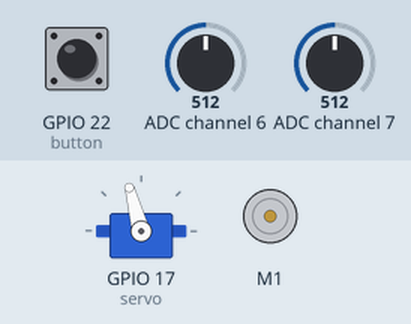
Bench run of a program on a simulated Raspberry Pi (BCM pin numbers). Shown: servo, DC motor (green arrow = forward, orange = backward, longer = faster). Inputs (shaded band) come from the test bench; at power-on: GPIO 22 (button) HIGH, ADC channel 6 = 512, ADC channel 7 = 512 (analog values on the 0–1023 scale). The desktop window is not drawn, its controls go by their first labels and the mouse button is held 0.15 s; servo angles are drawn from the pulse width (0.5 ms = 0°, 2.5 ms = 180°).

Above: at 1.2 s.
1.3 s: GPIO 22 (button) pulled LOW for 0.15 s
At 1.6 s:
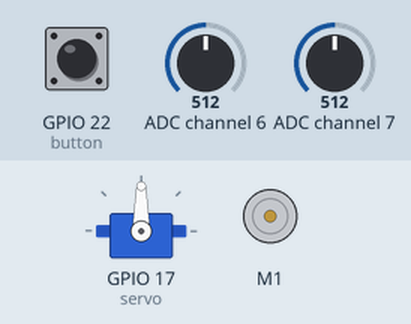
Timing chart, 0 to 4.3 s (numbered marks = the images above; inputs shaded):
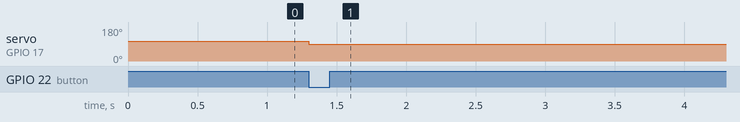

Measured:
- after the input at 1.3 s, servo on GPIO 17 (servo): 105° → 90° at once

The program:

Analoge_stick-button-MCP3008-motor-servo-gui.py
```python
from gpiozero import MCP3008, Motor, Button
import tkinter as tk
from gpiozero import AngularServo
import time

servo = AngularServo(17, min_angle=-180, max_angle=180, initial_angle=60)

motor = Motor(16, 12)
analog_input = MCP3008(channel=7)
analog_input2 = MCP3008(channel=6)
button = Button(22)

motor_on = False

def update_motor_intensity():
    global motor_on
    if motor_on:
        sensor_value = analog_input.value * 2 - 1
        if sensor_value < -0.5:
            motor.backward(speed=-sensor_value)
        elif sensor_value > 0.5:
            motor.forward(speed=sensor_value)
        else:
            motor.stop()
    if motor_on:
        window.after(50, update_motor_intensity)

def update_servo_motor():
    if motor_on:
        sensor_value2 = analog_input2.value * 2 - 1
        angle = sensor_value2 * 180
        servo.angle = angle
    if motor_on:
        window.after(50, update_servo_motor)

def start_motor():
    global motor_on
    if not motor_on:
        motor_on = True
        update_motor_intensity()
        update_servo_motor()

def stop_motor():
    global motor_on
    if motor_on:
        motor.stop()
        motor_on = False

def on_button_pressed():
    start_motor()

def on_button_released():
    stop_motor()

def stop_program():
    window.destroy()
    analog_input.close()
    analog_input2.close()
    button.close()
    if motor_on:
        motor.stop()

window = tk.Tk()
window.title("Motor")
window.geometry("250x35")

stop_button = tk.Button(window, text="Stop script", command=stop_program)
stop_button.pack()

button.when_pressed = on_button_pressed
button.when_released = on_button_released

window.mainloop()
```
